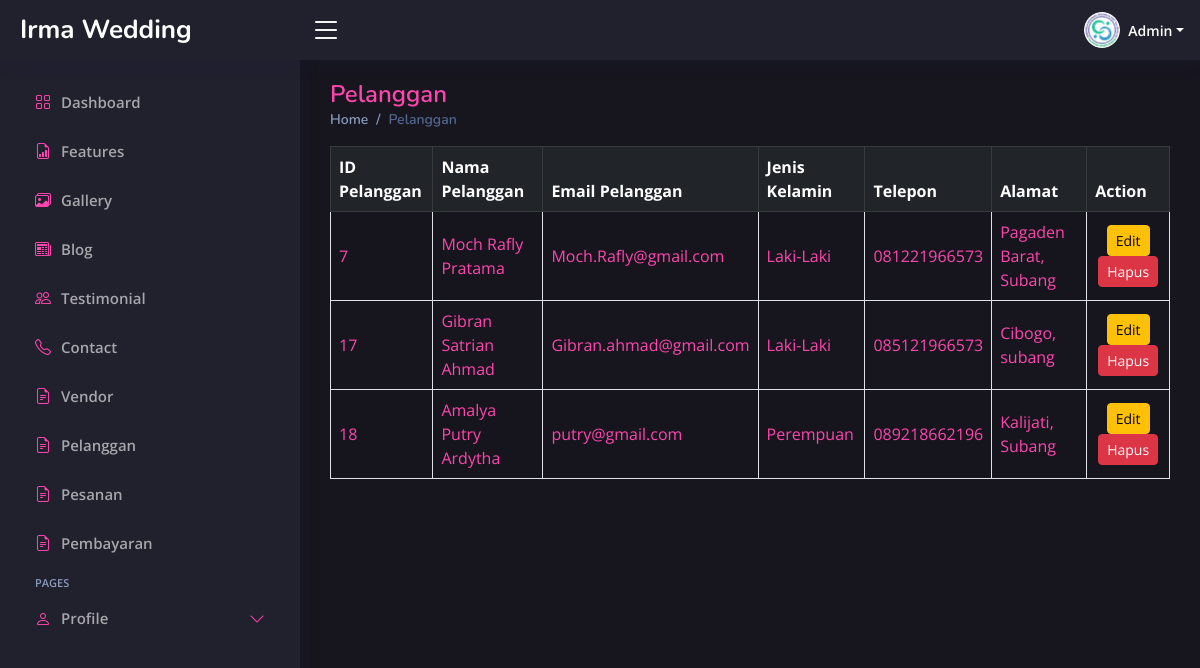
The page /admin/index.php?page=pelanggan (signed in) on the database its author committed.
### tables this page shows
CREATE TABLE `tb_pelanggan` (
  `id_pelanggan` int(11) NOT NULL,
  `nama` varchar(100) NOT NULL,
  `email` varchar(100) NOT NULL,
  `jenis_kelamin` enum('Laki-Laki','Perempuan') NOT NULL,
  `telepon` varchar(25) DEFAULT NULL,
  `alamat` text DEFAULT NULL
);

### admin/page/pelanggan.php (the view, shortened to what this page needs)
<div class="pagetitle">
    <h1>Pelanggan</h1>
    <nav>
        <ol class="breadcrumb">
            <li class="breadcrumb-item"><a href="index.php?page=dashboard">Home</a></li>
            <li class="breadcrumb-item active">Pelanggan</li>
        </ol>
    </nav>
</div>
<section class="section dashboard">
    <div class="row">
        <?php
        $query = "SELECT * FROM tb_pelanggan";
        $result = mysqli_query($koneksi, $query);
        ?>
        <div class="table-responsive">
    <table class="table table-bordered table-striped table-hover align-middle">
        <thead class="table-dark">
            <tr>
                <th>ID Pelanggan</th>
                <th>Nama Pelanggan</th>
                <th>Email Pelanggan</th>
                <th>Jenis Kelamin</th>
                <th>Telepon</th>
                <th>Alamat</th>
                <th>Action</th>
            </tr>
        </thead>
        <tbody>
            <?php while ($row = mysqli_fetch_assoc($result)): ?>
            <tr class="custom-text-color">
                <td><?php echo $row['id_pelanggan']; ?></td>
                <td><?php echo $row['nama']; ?></td>
                <td><?php echo $row['email']; ?></td>
                <td><?php echo $row['jenis_kelamin']; ?></td>
                <td><?php echo $row['telepon']; ?></td>
                <td><?php echo $row['alamat']; ?></td>
                <td class="text-center">
                  <a href="index.php?page=edit-pelanggan&id=<?php echo $row['id_pelanggan']; ?>" class="btn btn-warning btn-sm">Edit</a>
                  <a href="../action.php?act=delete-pelanggan&id=<?php echo $row['id_pelanggan']; ?>" class="btn btn-danger btn-sm" onclick="return confirm('Are you sure you want to delete this pelanggan?');">Hapus</a>
                </td>
            </tr>
            <?php endwhile; ?>
        </tbody>
    </table>
</div>
</section>

### admin/assets/css/style.css (style rules this page uses)
:root { scroll-behavior: smooth; --main-color: rgba(254, 70, 174, 1); --main-color-hover: rgba(250, 89, 180, 1); --second-color: rgba(33, 32, 45, 1); --main-font-color: rgba(255, 255, 255, 1); --second-font-color: rgba(255, 255, 255, 0.6); }
section { visibility: hidden; opacity: 0; transition: visibility 0s, opacity 0.5s ease-in-out; }
body { font-family: "Open Sans", sans-serif; background: rgba(23, 22, 31, 1); color: var(--main-font-color); color: rgb(206, 205, 219); }
a { color: var(--main-color); text-decoration: none; }
h1, h2, h3, h4, h5, h6 { font-family: "Nunito", sans-serif; }
.pagetitle { margin-bottom: 10px; }
.pagetitle h1 { font-size: 24px; margin-bottom: 0; font-weight: 600; color: var(--main-color); }
.breadcrumb { font-size: 14px; font-family: "Nunito", sans-serif; color: #899bbd; font-weight: 600; }
.breadcrumb a { color: #899bbd; transition: 0.3s; }
.breadcrumb .breadcrumb-item::before { color: #899bbd; }
.breadcrumb .active { color: #51678f; font-weight: 600; }

### admin/page/pelanggan.php (style rules this page uses)
.custom-text-color td { color: rgba(254, 70, 174, 1) !important; }

### rows shown on the page
tb_pelanggan: id_pelanggan "7", nama "Moch Rafly Pratama", email "Moch.Rafly@gmail.com", jenis_kelamin "Laki-Laki", telepon "081221966573", alamat "Pagaden Barat, Subang"
tb_pelanggan: id_pelanggan "17", nama "Gibran Satrian Ahmad", email "Gibran.ahmad@gmail.com", jenis_kelamin "Laki-Laki", telepon "085121966573", alamat "Cibogo, subang"
tb_pelanggan: id_pelanggan "18", nama "Amalya Putry Ardytha", email "putry@gmail.com", jenis_kelamin "Perempuan", telepon "089218662196", alamat "Kalijati, Subang"

### other values the page prints
$role "Admin"
$menu['text'] "Features"
$menu['text'] "Gallery"
$menu['text'] "Blog"
$menu['text'] "Testimonial"
$menu['text'] "Contact"
$menu['text'] "Vendor"
$menu['text'] "Pelanggan"
$menu['text'] "Pesanan"
$menu['text'] "Pembayaran"
